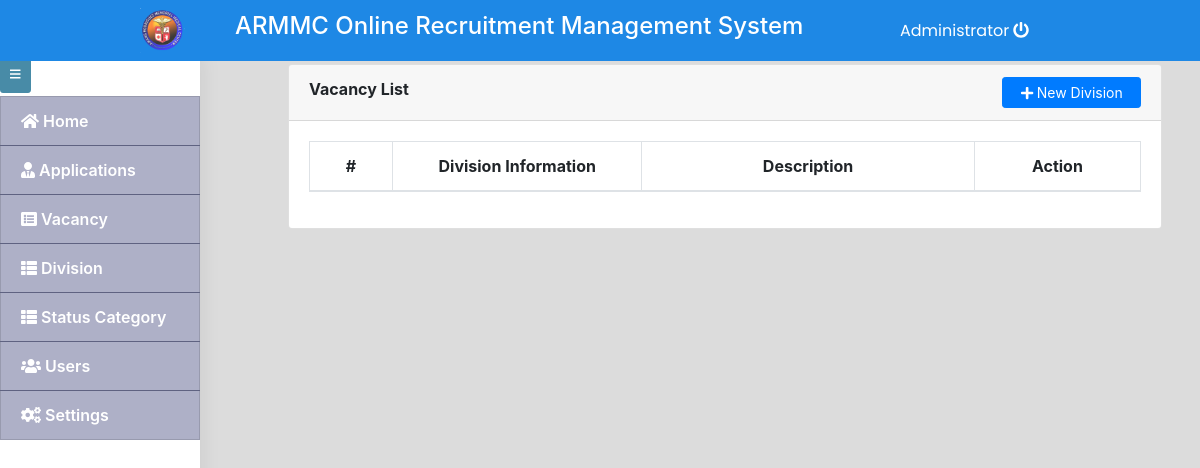
The page /admin/index.php?page=division (signed in) on the database as committed earlier.
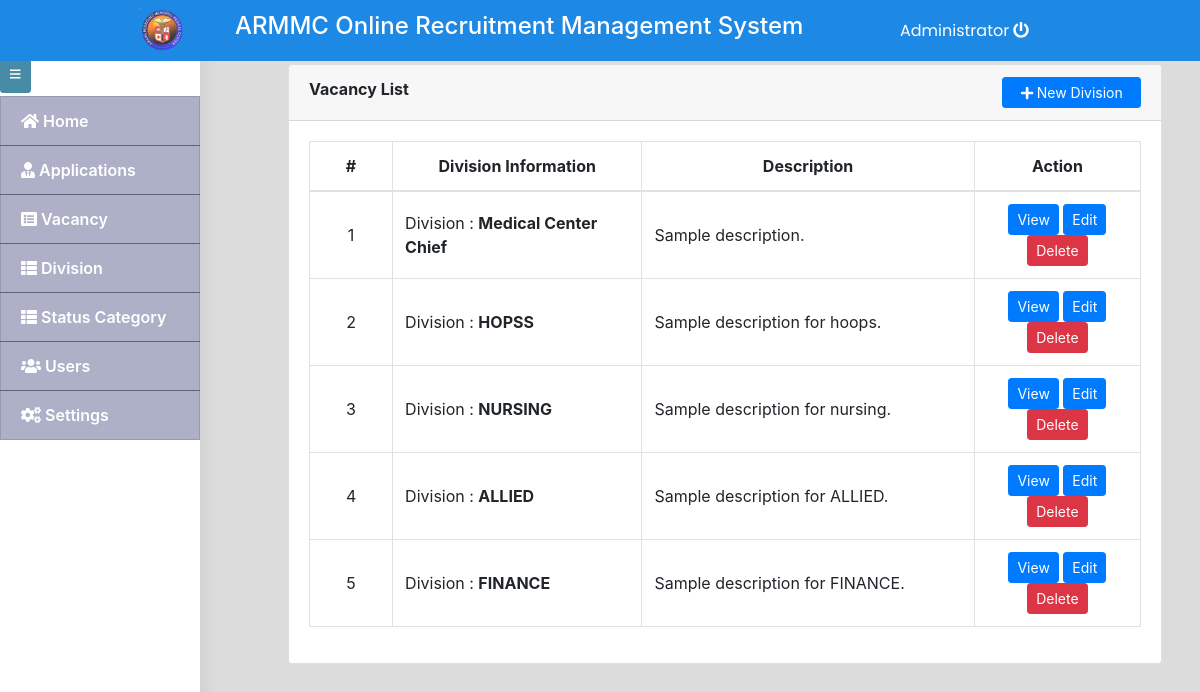
The same page on the database as committed later.
### tables this page shows
CREATE TABLE `division_tbl` (
  `id` int(11) NOT NULL,
  `division_name` varchar(255) NOT NULL,
  `description` varchar(255) NOT NULL
);

### admin/division.php (the view, shortened to what this page needs)
<?php include('db_connect.php');?>
<div class="container-fluid">
	<div class="col-lg-12">
		<div class="row">
			<div class="col-md-12">
				<div class="card" >
					<div class="card-header">
						<div class="row">
							<div class="col-lg-12">
								<span><large><b>Vacancy List</b></large></span>
								<button class="btn btn-sm btn-block btn-primary btn-sm col-md-2 float-right" type="button" id="new_division"><i class="fa fa-plus"></i> New Division</button>
							</div>
						</div>
					</div>
					<div class="card-body">
						<table class="table table-bordered table-hover">
							<colgroup>
								<col width="10%">
								<col width="30%">
								<col width="40%">
								<col width="20%">
							</colgroup>
							<thead>
								<tr>
									<th class="text-center">#</th>
									<th class="text-center">Division Information</th>
									<th class="text-center">Description</th>
									<th class="text-center">Action</th>
								</tr>
							</thead>
							<tbody>
								<?php
								$i = 1;
								$plan = $conn->query("SELECT * FROM division_tbl order by id asc");
								while($row=$plan->fetch_assoc()):
								?>
								<tr>
									<td class="text-center"><?php echo $i++ ?></td>
									<td class="">
										<p>Division : <b><?php echo $row['division_name'] ?></b></p>
									</td>
									<td class="text-start">
										<?php echo $row['description'] ?>
									</td>
									<td class="text-center mx-10">
										<button class="btn btn-sm btn-primary view_vacancy" type="button" data-id="<?php echo $row['id'] ?>" >View</button>
										<button class="btn btn-sm btn-primary edit_vacancy" type="button" data-id="<?php echo $row['id'] ?>" >Edit</button>
										<button class="btn btn-sm btn-danger delete_vacancy" type="button" data-id="<?php echo $row['id'] ?>">Delete</button>
									</td>
								</tr>
								<?php endwhile; ?>
							</tbody>
						</table>
					</div>
				</div>
			</div>
		</div>
	</div>
</div>

Rows that differ between the two databases and show on the page:
added division_tbl: division_name "Medical Center Chief", description "Sample description."
added division_tbl: division_name "HOPSS", description "Sample description for hoops."
added division_tbl: division_name "NURSING", description "Sample description for nursing."
added division_tbl: division_name "ALLIED", description "Sample description for ALLIED."
added division_tbl: division_name "FINANCE", description "Sample description for FINANCE."
